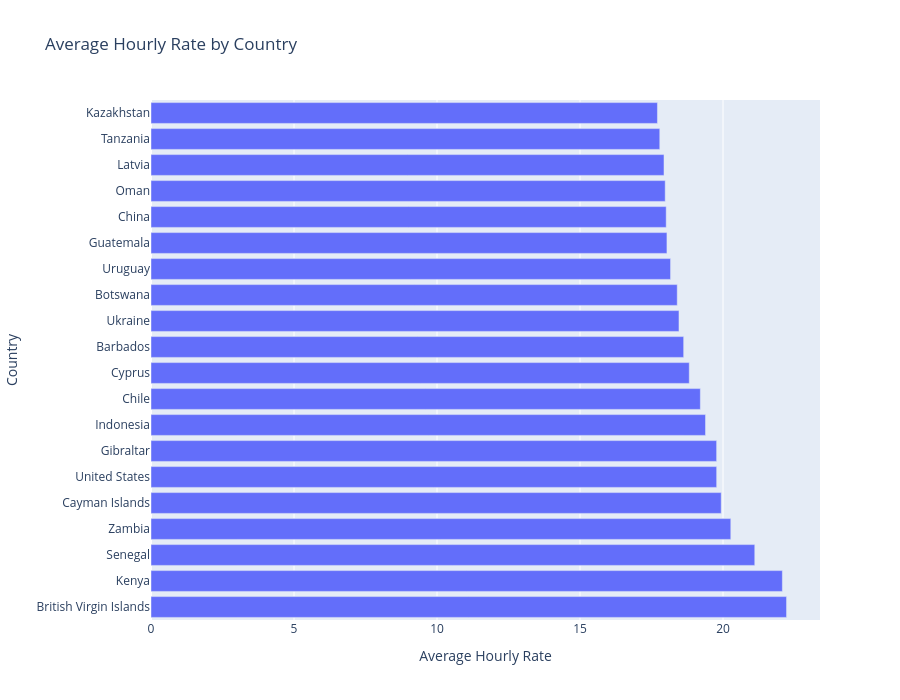

Source (notebook cell):
### Code cell
fig = px.bar(
    country_rate_filtered.head(20),
    x="Average_Hourly_Rate",
    y=COUNTRY_COLUMN,
    orientation="h",
    title="Average Hourly Rate by Country",
    hover_data=[
        "Job_Postings",
        "Median_Hourly_Rate",
        "Minimum_Hourly_Rate",
        "Maximum_Hourly_Rate"
    ]
)

fig.update_layout(
    height=700,
    xaxis_title="Average Hourly Rate",
    yaxis_title="Country"
)

fig.show()

### Figure 1 — Plotly figure (JSON) as saved in the notebook; plotly's stock layout.template omitted (floating-point values rounded to 4 significant figures)
{"data": [{"customdata": [[9.0, 20.0, 5.0, 40.0], [369.0, 20.0, 3.0, 150.0], [9.0, 15.0, 10.0, 55.0], [22.0, 15.0, 3.0, 50.0], [16.0, 17.5, 3.0, 50.0], [48200.0, 15.0, 3.0, 998.0], [9.0, 15.0, 4.0, 50.0], [234.0, 12.0, 3.0, 900.0], [48.0, 15.0, 3.0, 150.0], [167.0, 15.0, 3.0, 400.0], [8.0, 15.0, 8.0, 40.0], [577.0, 15.0, 3.0, 100.0], [5.0, 15.0, 10.0, 30.0], [30.0, 16.5, 3.0, 40.0], [25.0, 15.0, 3.0, 50.0], [424.0, 10.0, 3.0, 400.0], [49.0, 16.0, 5.0, 50.0], [111.0, 15.0, 3.0, 100.0], [19.0, 15.0, 3.0, 40.0], [24.0, 15.0, 3.0, 100.0]], "hovertemplate": "Average_Hourly_Rate=%{x}<br>country=%{y}<br>Job_Postings=%{customdata[0]}<br>Median_Hourly_Rate=%{customdata[1]}<br>Minimum_Hourly_Rate=%{customdata[2]}<br>Maximum_Hourly_Rate=%{customdata[3]}<extra></extra>", "legendgroup": "", "marker": {"color": "#636efa", "pattern": {"shape": ""}}, "name": "", "orientation": "h", "showlegend": false, "textposition": "auto", "type": "bar", "x": [22.22, 22.08, 21.11, 20.27, 19.94, 19.78, 19.78, 19.39, 19.21, 18.82, 18.62, 18.46, 18.4, 18.17, 18.04, 18.01, 17.98, 17.94, 17.79, 17.71], "xaxis": "x", "y": ["British Virgin Islands", "Kenya", "Senegal", "Zambia", "Cayman Islands", "United States", "Gibraltar", "Indonesia", "Chile", "Cyprus", "Barbados", "Ukraine", "Botswana", "Uruguay", "Guatemala", "China", "Oman", "Latvia", "Tanzania", "Kazakhstan"], "yaxis": "y"}], "layout": {"barmode": "relative", "height": 700, "legend": {"tracegroupgap": 0}, "title": {"text": "Average Hourly Rate by Country"}, "xaxis": {"anchor": "y", "domain": [0, 1], "title": {"text": "Average Hourly Rate"}}, "yaxis": {"anchor": "x", "domain": [0, 1], "title": {"text": "Country"}}}}
